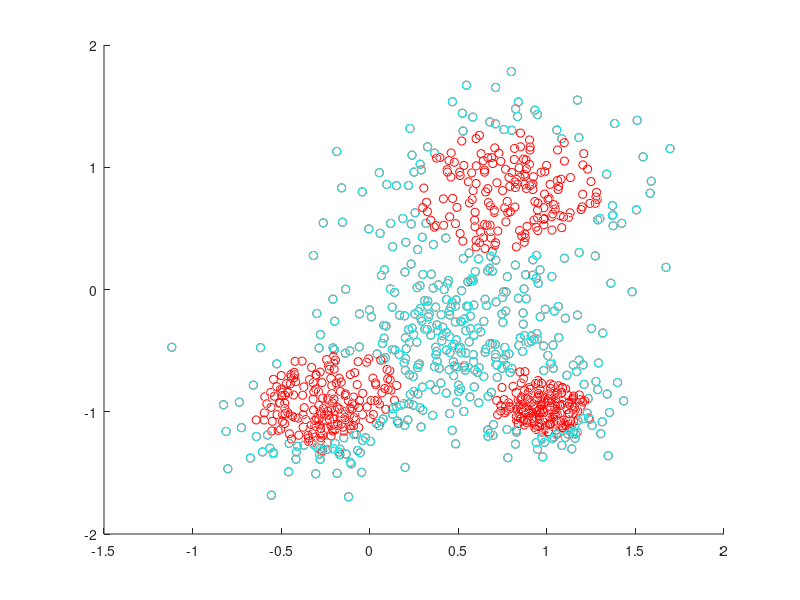

This figure's MATLAB source:
% ======== Radial Basis Function Function Aproximation no Cross Validation========
% This script trains the dataset in order to aproximate his behavior considering
% the minimum mean square error. The use of k-means to find the initial best centroids
% of the dataset is required since we need that in RBF code. As result a plot of the 
% original dataset compared to the best plane found is showed.
% 
% There are three main steps to RBFN process:
%   1. Calculate initial centroids using k-means clustering. This step is provided with such differents
%   ways to start but here is considered the random centers and Euclidean distance
%   2. Assign number centroids found by k-means as number of neurons and train in order to find the
%   output weights
%
% Once the RBFN has been finished this script performs the following:
%   1. Generates a plot showing the clusters based on k-means output
%   2. Plot the function that best aproximates the training data
%   3. Show the best MSE found based on this training

% Author: Diego Alves     Date: 2016/09/18 22:00:00 
clear
% input samples
load("dados_map.mat")
%training data
X = dados_rbf(:,1:2)
%labels
Y = dados_rbf(:,3)
% number of centroids desired
k = 6
%max iterations before stop
max_iters = 100

%initialize with zeros
initial_centroids = zeros(k, size(X,2));
% Creating random indices of training data
randidx = randperm(size(X));
% Take the first k examples as centroids
initial_centroids = X(randidx(1:k), :);

%assign to final centroids
centroids = initial_centroids;
%store the previous for compare on each epoch
previous_centroids = centroids;


function clusters = findClosestCentroids(X,centroids, k)
% In k-means clustering, data points are assigned to a cluster based on the
% Euclidean distance between the data point and the cluster centroids.

% Returns a column vector containing the index of the closest centroid (a value
% between 1 - k) for each corresponding data point in X.

% Set 'm' to the number of data points.
m = size(X, 1);
% 'clusters' will have the cluster numbers for each training data.
clusters = zeros(m, 1);

% Create a matrix to hold the distances between each data point and each cluster center.
distances = zeros(m, k);
% For each cluster get Euclidean distance
for i = 1 : k
    % Subtract centroid i from all data points.
    diffs = bsxfun(@minus, X, centroids(i, :));
    % Square the differences.
    sqrdDiffs = diffs .^ 2;
    % Take the sum of the squared differences.
    distances(:, i) = sum(sqrdDiffs, 2);
end
% Find the minimum distance value, also set the index of cluster
[minVals clusters] = min(distances, [], 2);
end


function centroids = computeCentroids(X, prev_centroids, clusters, k)
% X contains 'm' samples with 'n' dimensions each.
[m n] = size(X);

centroids = zeros(k, n);

% For each centroid...
for (i = 1 : k)
    % If no points are assigned to the centroid, don't move it.
    if (~any(clusters == i))
        centroids(i, :) = prev_centroids(i, :);
    % Otherwise, compute the cluster's new centroid.
    else
        % Select the data points assigned to centroid k.
        points = X((clusters == i), :);

        % Compute the new centroid as the mean of the data points.
        centroids(i, :) = mean(points);    
    end
end

end



% Run K-Means
for (i = 1 : max_iters)
    % Output progress
    fprintf('K-Means iteration %d / %d...\n', i, max_iters);
    fflush(stdout);
    
    % For each example in X, assign it to the closest centroid
    clusters = findClosestCentroids(X, centroids, k);
        
    % Given the clusters, compute new centroids
    centroids = computeCentroids(X, centroids, clusters, k);
    
    % Check for convergence. If the centroids haven't changed since
    % last iteration, we've converged.
    if (previous_centroids == centroids)
        fprintf("Stopping after %d iterations.\n", i);
        fflush(stdout);
        break;
    end
    %fprintf("Previous %d \n", previous_centroids);
    %fprintf("Actual %d \n", centroids);
    %fflush(stdout);
    % Update the 'previous' centroids.
    previous_centroids = centroids;
end

% Generate array of colors
RGB = hsv(k);
%figure
%hold on
% For each cluster analyse training data finding it by clusters array and plot them
%for i = 1:k
%  points = X((clusters == i), :);
%  labels = Y((clusters == i), :);
%  scatter3(points(:,1),points(:,2),labels,[],RGB(i,:));
%end


% Calculate the beta value to use for all neurons.
% Set the sigmas
sigma = 10;
beta = 1 ./ (2 .* sigma.^2);
% Used same beta coefficient for all neurons. num neurons = num centroids
betas = ones(size(centroids, 1), 1) * beta;
neurons = k;
% The H matrix stores the RBF neuron activation values for each training 
% and each neuron
H = zeros(size(X,1), neurons);

% Calculate matrix activation H
for i = 1 : size(X,1)
   % Get the activation for all RBF neurons for this input.
   % Subtract the input from all of the centers.
   diffs = bsxfun(@minus, centroids, X(i,:));
   % Calculate the sum of squared distances for each diff(row) (x-c)^2
   % sum(matrix,2) calculates sum in each row
   sqrdDists = sum(diffs .^ 2, 2);
   % Apply the beta coefficient and take the negative exponent.
   fx = exp(-betas .* sqrdDists);
   % Store the activation values for training example 'i'.
   H(i, :) = fx';
end
% Normalize H matrix based on each row that is the sum of neurons activators
H = bsxfun(@rdivide, H, sum(H, 2));
% Add a column of 1s for the bias term.
H = [ones(size(X,1), 1), H];
% Calculate all of the output weights
w = pinv(H' * H) * H' * Y;   

%Plot output function
yi = zeros(size(X,1),1);
figure(2)
hold on
% Generate colors
RGB = hsv(2);
scatter3(X(:,1),X(:,2),Y,[],RGB(1,:));
for i = 1:size(X,1)
   yi(i) =  sum(w'.* H(i,:));
   scatter3(X(i,1),X(i,2),yi(i),[],RGB(2,:));
end


% Calculating mse
errors = bsxfun(@minus, Y, yi);
mse = mean(errors .^ 2);
